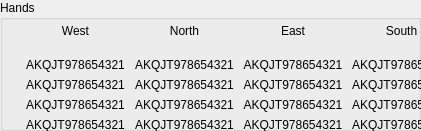
  <widget class="QGroupBox" name="groupBox">
   <property name="geometry">
    <rect>
     <x>20</x>
     <y>20</y>
     <width>421</width>
     <height>131</height>
    </rect>
   </property>
   <property name="whatsThis">
    <string>&lt;html&gt;&lt;head/&gt;&lt;body&gt;&lt;p&gt;Current distribution of cards. Click on hand to choose this hand  for insertion of cards.&lt;/p&gt;&lt;/body&gt;&lt;/html&gt;</string>
   </property>
   <property name="title">
    <string>Hands</string>
   </property>
   <widget class="QWidget" name="layoutWidget">
    <property name="geometry">
     <rect>
      <x>11</x>
      <y>10</y>
      <width>442</width>
      <height>122</height>
     </rect>
    </property>
    <layout class="QGridLayout" name="gridLayout">
     <item row="0" column="0">
      <widget class="QLabel" name="label">
       <property name="sizePolicy">
        <sizepolicy hsizetype="Preferred" vsizetype="Preferred">
         <horstretch>0</horstretch>
         <verstretch>0</verstretch>
        </sizepolicy>
       </property>
       <property name="text">
        <string/>
       </property>
      </widget>
     </item>
     <item row="0" column="1">
      <widget class="QPushButton" name="west">
       <property name="sizePolicy">
        <sizepolicy hsizetype="Preferred" vsizetype="Preferred">
         <horstretch>0</horstretch>
         <verstretch>0</verstretch>
        </sizepolicy>
       </property>
       <property name="whatsThis">
        <string/>
       </property>
       <property name="text">
        <string>West</string>
       </property>
       <property name="flat">
        <bool>true</bool>
       </property>
      </widget>
     </item>
     <item row="0" column="2">
      <widget class="QPushButton" name="north">
       <property name="sizePolicy">
        <sizepolicy hsizetype="Preferred" vsizetype="Preferred">
         <horstretch>0</horstretch>
         <verstretch>0</verstretch>
        </sizepolicy>
       </property>
       <property name="text">
        <string>North</string>
       </property>
       <property name="flat">
        <bool>true</bool>
       </property>
      </widget>
     </item>
     <item row="0" column="3">
      <widget class="QPushButton" name="east">
       <property name="sizePolicy">
        <sizepolicy hsizetype="Preferred" vsizetype="Preferred">
         <horstretch>0</horstretch>
         <verstretch>0</verstretch>
        </sizepolicy>
       </property>
       <property name="text">
        <string>East</string>
       </property>
       <property name="flat">
        <bool>true</bool>
       </property>
      </widget>
     </item>
     <item row="0" column="4">
      <widget class="QPushButton" name="south">
       <property name="sizePolicy">
        <sizepolicy hsizetype="Preferred" vsizetype="Preferred">
         <horstretch>0</horstretch>
         <verstretch>0</verstretch>
        </sizepolicy>
       </property>
       <property name="text">
        <string>South</string>
       </property>
       <property name="flat">
        <bool>true</bool>
       </property>
      </widget>
     </item>
     <item row="1" column="0">
      <widget class="QLabel" name="label_2">
       <property name="sizePolicy">
        <sizepolicy hsizetype="Fixed" vsizetype="Fixed">
         <horstretch>0</horstretch>
         <verstretch>0</verstretch>
        </sizepolicy>
       </property>
       <property name="text">
        <string/>
       </property>
       <property name="pixmap">
        <pixmap>:/resources/suit_spade.ico</pixmap>
       </property>
       <property name="alignment">
        <set>Qt::AlignCenter</set>
       </property>
      </widget>
     </item>
     <item row="1" column="1">
      <widget class="QLabel" name="westSpade">
       <property name="sizePolicy">
        <sizepolicy hsizetype="Preferred" vsizetype="Preferred">
         <horstretch>0</horstretch>
         <verstretch>0</verstretch>
        </sizepolicy>
       </property>
       <property name="text">
        <string>AKQJT978654321</string>
       </property>
       <property name="alignment">
        <set>Qt::AlignCenter</set>
       </property>
      </widget>
     </item>
     <item row="1" column="2">
      <widget class="QLabel" name="northSpade">
       <property name="sizePolicy">
        <sizepolicy hsizetype="Preferred" vsizetype="Preferred">
         <horstretch>0</horstretch>
         <verstretch>0</verstretch>
        </sizepolicy>
       </property>
       <property name="text">
        <string>AKQJT978654321</string>
       </property>
       <property name="alignment">
        <set>Qt::AlignCenter</set>
       </property>
      </widget>
     </item>
     <item row="1" column="3">
      <widget class="QLabel" name="eastSpade">
       <property name="sizePolicy">
        <sizepolicy hsizetype="Preferred" vsizetype="Preferred">
         <horstretch>0</horstretch>
         <verstretch>0</verstretch>
        </sizepolicy>
       </property>
       <property name="text">
        <string>AKQJT978654321</string>
       </property>
       <property name="alignment">
        <set>Qt::AlignCenter</set>
       </property>
      </widget>
     </item>
     <item row="1" column="4">
      <widget class="QLabel" name="southSpade">
       <property name="sizePolicy">
        <sizepolicy hsizetype="Preferred" vsizetype="Preferred">
         <horstretch>0</horstretch>
         <verstretch>0</verstretch>
        </sizepolicy>
       </property>
       <property name="text">
        <string>AKQJT978654321</string>
       </property>
       <property name="alignment">
        <set>Qt::AlignCenter</set>
       </property>
      </widget>
     </item>
     <item row="2" column="0">
      <widget class="QLabel" name="label_3">
       <property name="sizePolicy">
        <sizepolicy hsizetype="Fixed" vsizetype="Fixed">
         <horstretch>0</horstretch>
         <verstretch>0</verstretch>
        </sizepolicy>
       </property>
       <property name="text">
        <string/>
       </property>
       <property name="pixmap">
        <pixmap>:/resources/suit_heart.ico</pixmap>
       </property>
       <property name="alignment">
        <set>Qt::AlignCenter</set>
       </property>
      </widget>
     </item>
     <item row="2" column="1">
      <widget class="QLabel" name="westHeart">
       <property name="sizePolicy">
        <sizepolicy hsizetype="Preferred" vsizetype="Preferred">
         <horstretch>0</horstretch>
         <verstretch>0</verstretch>
        </sizepolicy>
       </property>
       <property name="text">
        <string>AKQJT978654321</string>
       </property>
       <property name="alignment">
        <set>Qt::AlignCenter</set>
       </property>
      </widget>
     </item>
     <item row="2" column="2">
      <widget class="QLabel" name="northHeart">
       <property name="sizePolicy">
        <sizepolicy hsizetype="Preferred" vsizetype="Preferred">
         <horstretch>0</horstretch>
         <verstretch>0</verstretch>
        </sizepolicy>
       </property>
       <property name="text">
        <string>AKQJT978654321</string>
       </property>
       <property name="alignment">
        <set>Qt::AlignCenter</set>
       </property>
      </widget>
     </item>
     <item row="2" column="3">
      <widget class="QLabel" name="eastHeart">
       <property name="sizePolicy">
        <sizepolicy hsizetype="Preferred" vsizetype="Preferred">
         <horstretch>0</horstretch>
         <verstretch>0</verstretch>
        </sizepolicy>
       </property>
       <property name="text">
        <string>AKQJT978654321</string>
       </property>
       <property name="alignment">
        <set>Qt::AlignCenter</set>
       </property>
      </widget>
     </item>
     <item row="2" column="4">
      <widget class="QLabel" name="southHeart">
       <property name="sizePolicy">
        <sizepolicy hsizetype="Preferred" vsizetype="Preferred">
         <horstretch>0</horstretch>
         <verstretch>0</verstretch>
        </sizepolicy>
       </property>
       <property name="text">
        <string>AKQJT978654321</string>
       </property>
       <property name="alignment">
        <set>Qt::AlignCenter</set>
       </property>
      </widget>
     </item>
     <item row="3" column="0">
      <widget class="QLabel" name="label_4">
       <property name="sizePolicy">
        <sizepolicy hsizetype="Fixed" vsizetype="Fixed">
         <horstretch>0</horstretch>
         <verstretch>0</verstretch>
        </sizepolicy>
       </property>
       <property name="text">
        <string/>
       </property>
       <property name="pixmap">
        <pixmap>:/resources/suit_diamond.ico</pixmap>
       </property>
       <property name="alignment">
        <set>Qt::AlignCenter</set>
       </property>
      </widget>
     </item>
     <item row="3" column="1">
      <widget class="QLabel" name="westDiamond">
       <property name="sizePolicy">
        <sizepolicy hsizetype="Preferred" vsizetype="Preferred">
         <horstretch>0</horstretch>
         <verstretch>0</verstretch>
        </sizepolicy>
       </property>
       <property name="text">
        <string>AKQJT978654321</string>
       </property>
       <property name="alignment">
        <set>Qt::AlignCenter</set>
       </property>
      </widget>
     </item>
     <item row="3" column="2">
      <widget class="QLabel" name="northDiamond">
       <property name="sizePolicy">
        <sizepolicy hsizetype="Preferred" vsizetype="Preferred">
         <horstretch>0</horstretch>
         <verstretch>0</verstretch>
        </sizepolicy>
       </property>
       <property name="text">
        <string>AKQJT978654321</string>
       </property>
       <property name="alignment">
        <set>Qt::AlignCenter</set>
       </property>
      </widget>
     </item>
     <item row="3" column="3">
      <widget class="QLabel" name="eastDiamond">
       <property name="sizePolicy">
        <sizepolicy hsizetype="Preferred" vsizetype="Preferred">
         <horstretch>0</horstretch>
         <verstretch>0</verstretch>
        </sizepolicy>
       </property>
       <property name="text">
        <string>AKQJT978654321</string>
       </property>
       <property name="alignment">
        <set>Qt::AlignCenter</set>
       </property>
      </widget>
     </item>
     <item row="3" column="4">
      <widget class="QLabel" name="southDiamond">
       <property name="sizePolicy">
        <sizepolicy hsizetype="Preferred" vsizetype="Preferred">
         <horstretch>0</horstretch>
         <verstretch>0</verstretch>
        </sizepolicy>
       </property>
       <property name="text">
        <string>AKQJT978654321</string>
       </property>
       <property name="alignment">
        <set>Qt::AlignCenter</set>
       </property>
      </widget>
     </item>
     <item row="4" column="0">
      <widget class="QLabel" name="label_5">
       <property name="sizePolicy">
        <sizepolicy hsizetype="Fixed" vsizetype="Fixed">
         <horstretch>0</horstretch>
         <verstretch>0</verstretch>
        </sizepolicy>
       </property>
       <property name="text">
        <string/>
       </property>
       <property name="pixmap">
        <pixmap>:/resources/suit_club.ico</pixmap>
       </property>
       <property name="alignment">
        <set>Qt::AlignCenter</set>
       </property>
      </widget>
     </item>
     <item row="4" column="1">
      <widget class="QLabel" name="westClub">
       <property name="sizePolicy">
        <sizepolicy hsizetype="Preferred" vsizetype="Preferred">
         <horstretch>0</horstretch>
         <verstretch>0</verstretch>
        </sizepolicy>
       </property>
       <property name="text">
        <string>AKQJT978654321</string>
       </property>
       <property name="alignment">
        <set>Qt::AlignCenter</set>
       </property>
      </widget>
     </item>
     <item row="4" column="2">
      <widget class="QLabel" name="northClub">
       <property name="sizePolicy">
        <sizepolicy hsizetype="Preferred" vsizetype="Preferred">
         <horstretch>0</horstretch>
         <verstretch>0</verstretch>
        </sizepolicy>
       </property>
       <property name="text">
        <string>AKQJT978654321</string>
       </property>
       <property name="alignment">
        <set>Qt::AlignCenter</set>
       </property>
      </widget>
     </item>
     <item row="4" column="3">
      <widget class="QLabel" name="eastClub">
       <property name="sizePolicy">
        <sizepolicy hsizetype="Preferred" vsizetype="Preferred">
         <horstretch>0</horstretch>
         <verstretch>0</verstretch>
        </sizepolicy>
       </property>
       <property name="text">
        <string>AKQJT978654321</string>
       </property>
       <property name="alignment">
        <set>Qt::AlignCenter</set>
       </property>
      </widget>
     </item>
     <item row="4" column="4">
      <widget class="QLabel" name="southClub">
       <property name="sizePolicy">
        <sizepolicy hsizetype="Preferred" vsizetype="Preferred">
         <horstretch>0</horstretch>
         <verstretch>0</verstretch>
        </sizepolicy>
       </property>
       <property name="text">
        <string>AKQJT978654321</string>
       </property>
       <property name="alignment">
        <set>Qt::AlignCenter</set>
       </property>
      </widget>
     </item>
    </layout>
   </widget>
  </widget>
